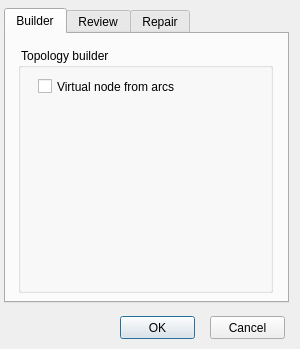
<?xml version="1.0" encoding="UTF-8"?>
<ui version="4.0">
 <class>Dialog</class>
 <widget class="QDialog" name="Dialog">
  <property name="geometry">
   <rect>
    <x>0</x>
    <y>0</y>
    <width>300</width>
    <height>349</height>
   </rect>
  </property>
  <property name="windowTitle">
   <string>Topology tools</string>
  </property>
  <widget class="QPushButton" name="btn_accept">
   <property name="geometry">
    <rect>
     <x>120</x>
     <y>316</y>
     <width>75</width>
     <height>23</height>
    </rect>
   </property>
   <property name="text">
    <string>OK</string>
   </property>
  </widget>
  <widget class="QPushButton" name="btn_cancel">
   <property name="geometry">
    <rect>
     <x>210</x>
     <y>316</y>
     <width>75</width>
     <height>23</height>
    </rect>
   </property>
   <property name="text">
    <string>Cancel</string>
   </property>
  </widget>
  <widget class="QTabWidget" name="tab_main">
   <property name="geometry">
    <rect>
     <x>4</x>
     <y>8</y>
     <width>285</width>
     <height>295</height>
    </rect>
   </property>
   <property name="currentIndex">
    <number>0</number>
   </property>
   <widget class="QWidget" name="tab_3">
    <attribute name="title">
     <string>Builder</string>
    </attribute>
    <widget class="QGroupBox" name="groupBox_7">
     <property name="geometry">
      <rect>
       <x>12</x>
       <y>14</y>
       <width>255</width>
       <height>245</height>
      </rect>
     </property>
     <property name="title">
      <string> Topology builder</string>
     </property>
     <widget class="QCheckBox" name="check_create_nodes_from_arcs">
      <property name="geometry">
       <rect>
        <x>20</x>
        <y>30</y>
        <width>271</width>
        <height>17</height>
       </rect>
      </property>
      <property name="text">
       <string>Virtual node from arcs</string>
      </property>
     </widget>
    </widget>
   </widget>
   <widget class="QWidget" name="tab_4">
    <attribute name="title">
     <string>Review</string>
    </attribute>
    <widget class="QTabWidget" name="tab_review">
     <property name="geometry">
      <rect>
       <x>8</x>
       <y>6</y>
       <width>259</width>
       <height>257</height>
      </rect>
     </property>
     <property name="currentIndex">
      <number>0</number>
     </property>
     <widget class="QWidget" name="tab_7">
      <attribute name="title">
       <string>Utils</string>
      </attribute>
      <widget class="QGroupBox" name="groupBox_5">
       <property name="geometry">
        <rect>
         <x>10</x>
         <y>10</y>
         <width>231</width>
         <height>209</height>
        </rect>
       </property>
       <property name="title">
        <string>Topology review</string>
       </property>
       <widget class="QCheckBox" name="check_node_duplicated">
        <property name="geometry">
         <rect>
          <x>20</x>
          <y>56</y>
          <width>183</width>
          <height>17</height>
         </rect>
        </property>
        <property name="text">
         <string>Node duplicated</string>
        </property>
       </widget>
       <widget class="QCheckBox" name="check_arc_same_start_end">
        <property name="geometry">
         <rect>
          <x>20</x>
          <y>118</y>
          <width>211</width>
          <height>17</height>
         </rect>
        </property>
        <property name="text">
         <string>Arc with same start-end</string>
        </property>
       </widget>
       <widget class="QCheckBox" name="check_node_orphan">
        <property name="geometry">
         <rect>
          <x>20</x>
          <y>30</y>
          <width>211</width>
          <height>17</height>
         </rect>
        </property>
        <property name="text">
         <string>Node orphan</string>
        </property>
       </widget>
       <widget class="QCheckBox" name="check_arcs_without_nodes_start_end">
        <property name="geometry">
         <rect>
          <x>20</x>
          <y>144</y>
          <width>171</width>
          <height>17</height>
         </rect>
        </property>
        <property name="text">
         <string>Arc no start-end node</string>
        </property>
       </widget>
       <widget class="QCheckBox" name="check_connec_duplicated">
        <property name="geometry">
         <rect>
          <x>20</x>
          <y>178</y>
          <width>177</width>
          <height>17</height>
         </rect>
        </property>
        <property name="text">
         <string>Connec duplicated</string>
        </property>
       </widget>
       <widget class="QCheckBox" name="check_topology_coherence">
        <property name="geometry">
         <rect>
          <x>20</x>
          <y>80</y>
          <width>211</width>
          <height>17</height>
         </rect>
        </property>
        <property name="text">
         <string>Node topological consistency</string>
        </property>
       </widget>
      </widget>
     </widget>
     <widget class="QWidget" name="tab_8">
      <attribute name="title">
       <string>UD</string>
      </attribute>
      <widget class="QGroupBox" name="groupBox_6">
       <property name="geometry">
        <rect>
         <x>10</x>
         <y>10</y>
         <width>237</width>
         <height>213</height>
        </rect>
       </property>
       <property name="title">
        <string>Topology Review</string>
       </property>
       <widget class="QCheckBox" name="check_node_exit_upper_node_entry">
        <property name="geometry">
         <rect>
          <x>18</x>
          <y>82</y>
          <width>183</width>
          <height>17</height>
         </rect>
        </property>
        <property name="text">
         <string>Node exit upper intro</string>
        </property>
       </widget>
       <widget class="QCheckBox" name="check_node_flow_regulator">
        <property name="geometry">
         <rect>
          <x>18</x>
          <y>54</y>
          <width>179</width>
          <height>17</height>
         </rect>
        </property>
        <property name="text">
         <string>Node flow regulator</string>
        </property>
       </widget>
       <widget class="QCheckBox" name="check_node_sink">
        <property name="geometry">
         <rect>
          <x>18</x>
          <y>26</y>
          <width>181</width>
          <height>20</height>
         </rect>
        </property>
        <property name="text">
         <string>Node sink </string>
        </property>
       </widget>
       <widget class="QCheckBox" name="check_arc_intersection_without_node">
        <property name="geometry">
         <rect>
          <x>18</x>
          <y>114</y>
          <width>181</width>
          <height>17</height>
         </rect>
        </property>
        <property name="text">
         <string>Arc intersection</string>
        </property>
       </widget>
       <widget class="QCheckBox" name="check_inverted_arcs">
        <property name="geometry">
         <rect>
          <x>18</x>
          <y>142</y>
          <width>179</width>
          <height>17</height>
         </rect>
        </property>
        <property name="text">
         <string>Arc inverted</string>
        </property>
       </widget>
      </widget>
     </widget>
    </widget>
   </widget>
   <widget class="QWidget" name="tab_2">
    <attribute name="title">
     <string>Repair</string>
    </attribute>
    <widget class="QGroupBox" name="gb_topology_repair">
     <property name="geometry">
      <rect>
       <x>10</x>
       <y>10</y>
       <width>255</width>
       <height>245</height>
      </rect>
     </property>
     <property name="title">
      <string> Topology repair</string>
     </property>
     <widget class="QCheckBox" name="check_arc_searchnodes">
      <property name="geometry">
       <rect>
        <x>20</x>
        <y>30</y>
        <width>221</width>
        <height>20</height>
       </rect>
      </property>
      <property name="text">
       <string>Repair arcs connecting nodes</string>
      </property>
     </widget>
    </widget>
   </widget>
  </widget>
 </widget>
 <resources/>
 <connections/>
</ui>
